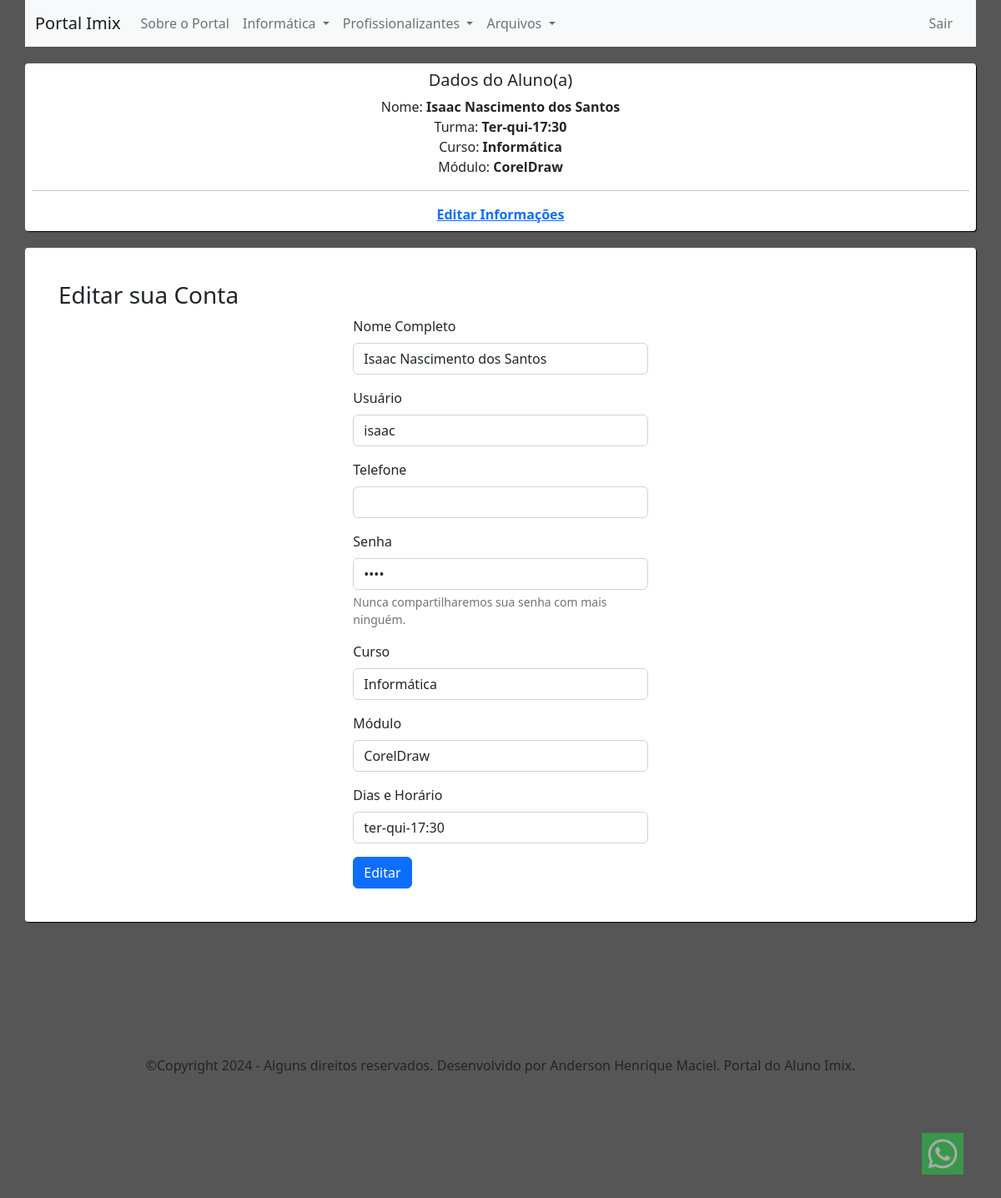
Page /principal.php?link=2&id=288 (signed in) on the committed database.
### tables this page shows
CREATE TABLE `usuario` (
  `id_user` int(11) NOT NULL,
  `name` varchar(200) NOT NULL,
  `user` varchar(30) NOT NULL,
  `tel` varchar(15) NOT NULL,
  `pass` varchar(42) NOT NULL,
  `curso` varchar(20) DEFAULT NULL,
  `id_class` int(11) DEFAULT NULL,
  `id_modulo` int(11) DEFAULT NULL
);

CREATE TABLE `horario` (
  `id_class` int(11) NOT NULL,
  `class` varchar(15) NOT NULL
);

CREATE TABLE `modulo` (
  `id_modulo` int(11) NOT NULL,
  `modulo` varchar(50) NOT NULL
);

### model/UsuarioDAO.php (called while the page is built, shortened)
<?php
include_once 'Conecta.php';
class UsuarioDAO extends Conecta {
    private $table = 'usuario';
    public function selectId(Usuario $user) {
        $sql = "SELECT * FROM $this->table LEFT JOIN horario ON usuario.id_class = horario.id_class LEFT JOIN modulo ON usuario.id_modulo = modulo.id_modulo WHERE id_user = ?";
        $stmt = UsuarioDAO::prepareSQL($sql);
        $stmt->bindValue(1, $user->getId_user());
        $stmt->execute();
        return $stmt->fetch();
    }
}

### model/Conecta.php (called while the page is built)
<?php
class Conecta {
    private static $conn;
    private static function getConn(){
        try{
            $dsn = "mysql:host=localhost;dbname=db_imix";
            self::$conn = new PDO($dsn, "root", "");
            self::$conn->setAttribute(PDO::ATTR_ERRMODE, PDO::ERRMODE_EXCEPTION);
            self::$conn->setAttribute(PDO::ATTR_DEFAULT_FETCH_MODE, PDO::FETCH_OBJ);
        } catch (PDOException $e) {
            echo "Erro: ".$e->getMessage();
        }
        return self::$conn;
    }
    protected static function prepareSQL($sql){
        return self::getConn()->prepare($sql);
    }
}

### model/Usuario.php (called while the page is built, shortened)
<?php
class Usuario {
    private $id_user;
    function getId_user() {
        return $this->id_user;
    }
    function setId_user($id_user) {
        $this->id_user = $id_user;
    }
}

### model/ModuloDAO.php (called while the page is built)
<?php
include_once 'Conecta.php';
class ModuloDAO extends Conecta {
    private $table = 'modulo';
    public function select(){
        $sql = "SELECT * FROM $this->table";
        $stmt = ModuloDAO::prepareSQL($sql);
        $stmt->execute();
        return $stmt->fetchAll();
    }
}

### model/HorarioDAO.php (called while the page is built)
<?php
include_once 'Conecta.php';
class HorarioDAO extends Conecta {
    private $table = 'horario';
    public function select(){
        $sql = "SELECT * FROM $this->table";
        $stmt = HorarioDAO::prepareSQL($sql);
        $stmt->execute();
        return $stmt->fetchAll();
    }
}

### pag/formEditarUser.php (the view, shortened to what this page needs)
<h3 class="text-dark">Editar sua Conta</h3>
<?php
include_once 'model/Usuario.php';
include_once 'model/UsuarioDAO.php';
include_once 'model/HorarioDAO.php';
include_once 'model/ModuloDAO.php';
$id = filter_input(INPUT_GET, 'id');
$u = new Usuario();
$uDAO = new UsuarioDAO();
$horarioDAO = new HorarioDAO();
$moduloDAO = new ModuloDAO();
$u->setId_user($id);
$res = $uDAO->selectId($u);
?>
<div class="offset-md-4 col-md-4">
    <form method="post" action="controller/editar.php">
        <div class="mb-3">
            <label for="InputName" class="form-label">Nome Completo</label>
            <input type="text" class="form-control" id="InputName" name="InputName" required value="<?= $res->name ?>">
        </div>
        <div class="mb-3">
            <label for="InputUser" class="form-label">Usuário</label>
            <input type="text" class="form-control" id="InputUser" name="InputUser" required value="<?= $res->user ?>">
        </div>
        <div class="mb-3">
            <label for="InputTel" class="form-label">Telefone</label>
            <input type="tel" class="form-control phone_with_ddd" id="InputTel" name="InputTel" required value="<?= $res->tel ?>">
        </div>
        <div class="mb-3">
            <label for="InputPassword" class="form-label">Senha</label>
            <input type="password" class="form-control" id="InputPassword" name="InputPassword" aria-describedby="passwordHelp" required value="<?= $res->pass ?>">
            <div id="passwordHelp" class="form-text">Nunca compartilharemos sua senha com mais ninguém.</div>
        </div>
        <div class="mb-3">
            <label for="InputCurso" class="form-label">Curso</label>
            <select class="form-control" id="InputCurso" name="InputCurso" required>
                <?php
                if ($res->curso == "Informática") {
                    ?>
                    <option selected value="Informática">Informática</option>
                    <?php
                } else if ($res->curso == "Profissionalizante") {
                    ?>
                    <option value="Informática">Informática</option>
                    <option selected value="Profissionalizante">Profissionalizante</option>
                    <option value="Farmácia">Farmácia</option>
                    <?php
                } else {
                    ?>
                    <option value="Informática">Informática</option>
                    <option value="Profissionalizante">Profissionalizante</option>
                    <option selected value="Farmácia">Farmácia</option>
                <?php } ?>
            </select>
        </div>
        <div class="mb-3">
            <label for="InputModulo" class="form-label">Módulo</label>
            <select class="form-control" id="InputModulo" name="InputModulo" required>
                <?php
                foreach ($moduloDAO->select() as $modulo) {
                    if ($res->id_modulo == $modulo->id_modulo) {
                        ?>
                        <option selected value="<?= $modulo->id_modulo ?>"><?= $modulo->modulo ?></option>
                        <?php
                    } else {
                        ?>
                        <option value="<?= $modulo->id_modulo ?>"><?= $modulo->modulo ?></option>
                        <?php
                    }
                }
                ?>
            </select>
        </div>
        <div class="mb-3">
            <label for="InputClass" class="form-label">Dias e Horário</label>
            <select name="InputClass" class="form-control" id="InputClass" required>
                <?php
                foreach ($horarioDAO->select() as $row) {
                    if ($res->id_class == $row->id_class) {
                        ?>
                        <option selected value="<?= $row->id_class ?>"><?= $row->class ?></option>
                        <?php
                    } else {
                        ?>
                        <option value="<?= $row->id_class ?>"><?= $row->class ?></option>
                    <?php
                    }
                }
                ?>
            </select>
        </div>
        <button type="submit" class="btn btn-primary" onclick="return confirm('Confirmar edição do registro?')">Editar</button>
    </form>
</div>

### principal.php (shortened to what this page needs)
<?php
include_once 'model/Usuario.php';
include_once 'model/UsuarioDAO.php';
$u = new Usuario();
$uDAO = new UsuarioDAO();
$u->setId_user($_SESSION['id_user']);
$select = $uDAO->selectId($u);
?>
<!DOCTYPE html>
<html>
    <head>
        <link href="https://cdn.jsdelivr.net/npm/bootstrap@5.2.2/dist/css/bootstrap.min.css" rel="stylesheet">
        <link href="https://getbootstrap.com/docs/5.2/assets/css/docs.css" rel="stylesheet">
    </head>
    <body style="background-color: #575656">
        <a class="whatsapp-link" href="https://web.whatsapp.com/send?phone=5561994470402" target="_blank">
            <img src="imagem/ico-whats.png" alt="Logo Whats">
        </a>
        <div class="container">
            <div class="row">
                <nav class="navbar navbar-expand-lg bg-light">
                    <div class="container-fluid">
                        <a class="navbar-brand" href="#">Portal Imix</a>
                        <div class="collapse navbar-collapse" id="navbarSupportedContent">
                            <ul class="navbar-nav me-auto mb-2 mb-lg-0">
                                <li class="nav-item">
                                    <a class="nav-link" href="?link=1">Sobre o Portal</a>
                                </li>
                                <li class="nav-item dropdown">
                                    <a class="nav-link dropdown-toggle" href="#" role="button" data-bs-toggle="dropdown" aria-expanded="false">
                                        Informática
                                    </a>
                                </li>
                                <li class="nav-item dropdown">
                                    <a class="nav-link dropdown-toggle" href="#" role="button" data-bs-toggle="dropdown" aria-expanded="false">
                                        Profissionalizantes
                                    </a>
                                </li>
                                <li class="nav-item dropdown">
                                    <a class="nav-link dropdown-toggle" href="#" role="button" data-bs-toggle="dropdown" aria-expanded="false">
                                        Arquivos
                                    </a>
                                </li>
                            </ul>
                            <ul class="navbar-nav me-2">
                                <li class="nav-item">
                                    <a class="nav-link" aria-current="page" href="?sair=ok" onclick="return confirm('Deseja sair do Portal?')">Sair</a>
                                </li>
                            </ul>
                        </div>
                    </div>
                </nav>
            </div>
            <div class="row text-center">
                <div class="col-md-12" style="margin-top: 20px; padding: 8px; background-color: #fff; border-radius: 4px; box-shadow: 1px 1px 1px #000">
                    <h5>Dados do Aluno(a)</h5>
                    Nome: <b><?= $_SESSION['usuario'] ?></b> <br>
                    Turma: <b><?= ucfirst($select->class) ?></b> <br>
                    Curso: <b><?= $_SESSION['curso'] ?></b> <br>
                    Módulo: <b><?= $select->modulo ?></b> <br>
                    <hr>
                    <a href="?link=2&id=<?= $_SESSION['id_user'] ?>" target=""><b>Editar Informações</b></a>
                </div>
            </div>
            <div class="row" style="margin-top: 20px; background-color: #fff; border-radius: 4px; box-shadow: 1px 1px 1px #000">
                <div class="col-md-12" style="padding: 40px">
                    <?php
                    $link = filter_input(INPUT_GET, 'link') ? filter_input(INPUT_GET, 'link') : 1;
                    $pag[1] = 'pag/sobre.php';
                    $pag[2] = 'pag/formEditarUser.php';
                    $pag[3] = 'pag/ipd.php';
                    $pag[4] = 'pag/windows.php';
                    $pag[5] = 'pag/word.php';
                    $pag[6] = 'pag/excel.php';
                    $pag[7] = 'pag/powerpoint.php';
                    $pag[8] = 'pag/internet.php';
                    $pag[9] = 'pag/midias_sociais.php';
                    $pag[10] = 'pag/coreldraw.php';
                    $pag[11] = 'pag/photoshop.php';
                    $pag[12] = 'pag/indesign.php';
                    $pag[13] = 'pag/stencyl_games.php';
                    $pag[14] = 'pag/youtuber.php';
                    $pag[15] = 'pag/canva.php';
                    $pag[16] = 'pag/manutencao.php';
                    $pag[17] = 'pag/tecnicas_redacao.php';
                    $pag[18] = 'pag/instagram_vendas.php';
                    $pag[19] = 'pag/marketing_digital.php';
                    $pag[20] = 'pag/credito_cobranca.php';
                    $pag[21] = 'pag/lideranca_eficaz.php';
                    $pag[22] = 'pag/gestor_administrativo.php';
                    $pag[23] = 'pag/fiscal_loja.php';
                    $pag[24] = 'pag/recursos_humanos.php';
                    $pag[25] = 'pag/logistica.php';
                    $pag[26] = 'pag/assistente_contabil.php';
                    $pag[27] = 'pag/operador_caixa.php';
                    $pag[28] = 'pag/home_office.php';
                    $pag[29] = 'pag/elaborar_curriculo.php';
                    $pag[30] = 'pag/atendente_farmacia.php';
                    $pag[31] = 'provas/windows.php';
                    $pag[32] = 'controller/recebe_prova_windows.php';
                    $pag[33] = 'provas/word.php';
                    $pag[34] = 'controller/recebe_prova_word.php';
                    $pag[35] = 'pag/formUpload.php';
                    if (file_exists($pag[$link])) {
                        include_once $pag[$link];
                    } else {
                        echo "A página não foi encontrada";
                    }
                    ?>
                </div>
            </div>
            <div class="row text-center" style="margin: 160px 0">
                <div class="col-md-12">
                    &COPY;Copyright 2024 - Alguns direitos reservados. Desenvolvido por Anderson Henrique Maciel. Portal do Aluno Imix.
                </div>
            </div>
        </div>
    </body>
</html>

### principal.php (style rules this page uses)
.whatsapp-link { position:fixed; width: 60px; height: 60px; bottom: 40px; right: 40px; color: #ffffff; border-radius: 50px; text-align: center; font-size: 40px; z-index: 1000; opacity: .5; transition: .7s; }
.whatsapp-link img { width:50px; height:50px; }

### rows in the picture
usuario: id_class.class "Ter-qui-17:30", id_modulo.modulo "CorelDraw", InputName "Isaac Nascimento dos Santos", InputUser "isaac", InputCurso "Informática"

### other values in the picture
$_SESSION['usuario'] "Isaac Nascimento dos Santos"
$_SESSION['curso'] "Informática"
form field InputModulo "CorelDraw"
form field InputClass "ter-qui-17:30"
